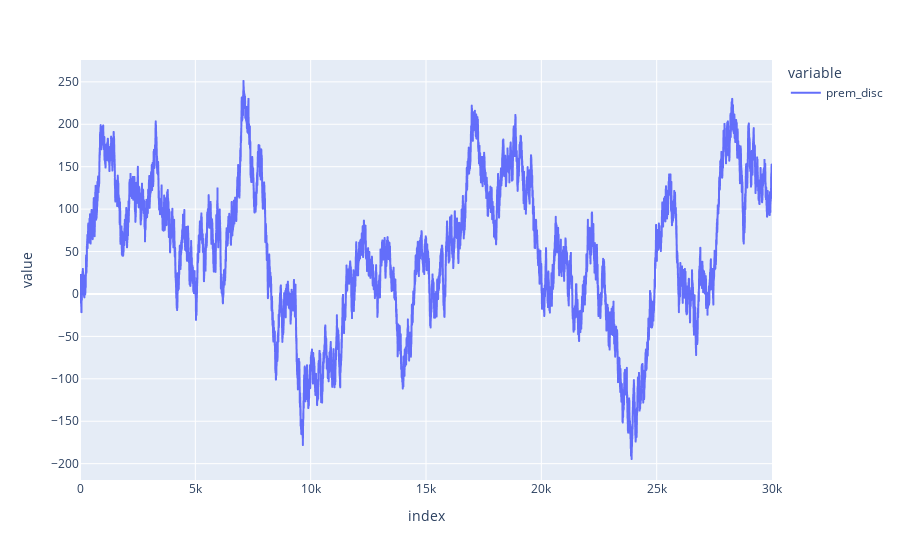

The notebook cell saved with this chart:
### Code cell
px.line(picnic1["prem_disc"])

### Figure 1 — Plotly figure (JSON) as saved in the notebook; plotly's stock layout.template omitted (floating-point values rounded to 4 significant figures; data arrays with more than 128 entries replaced by an {"elided": "..."} marker saying what was removed)
{"data": [{"hovertemplate": "variable=prem_disc<br>index=%{x}<br>value=%{y}<extra></extra>", "legendgroup": "prem_disc", "line": {"color": "#636efa", "dash": "solid"}, "marker": {"symbol": "circle"}, "mode": "lines", "name": "prem_disc", "showlegend": true, "type": "scattergl", "x": {"elided": "30000 int values"}, "xaxis": "x", "y": {"elided": "30000 float values"}, "yaxis": "y"}], "layout": {"legend": {"title": {"text": "variable"}, "tracegroupgap": 0}, "margin": {"t": 60}, "xaxis": {"anchor": "y", "domain": [0, 1], "title": {"text": "index"}}, "yaxis": {"anchor": "x", "domain": [0, 1], "title": {"text": "value"}}}}
